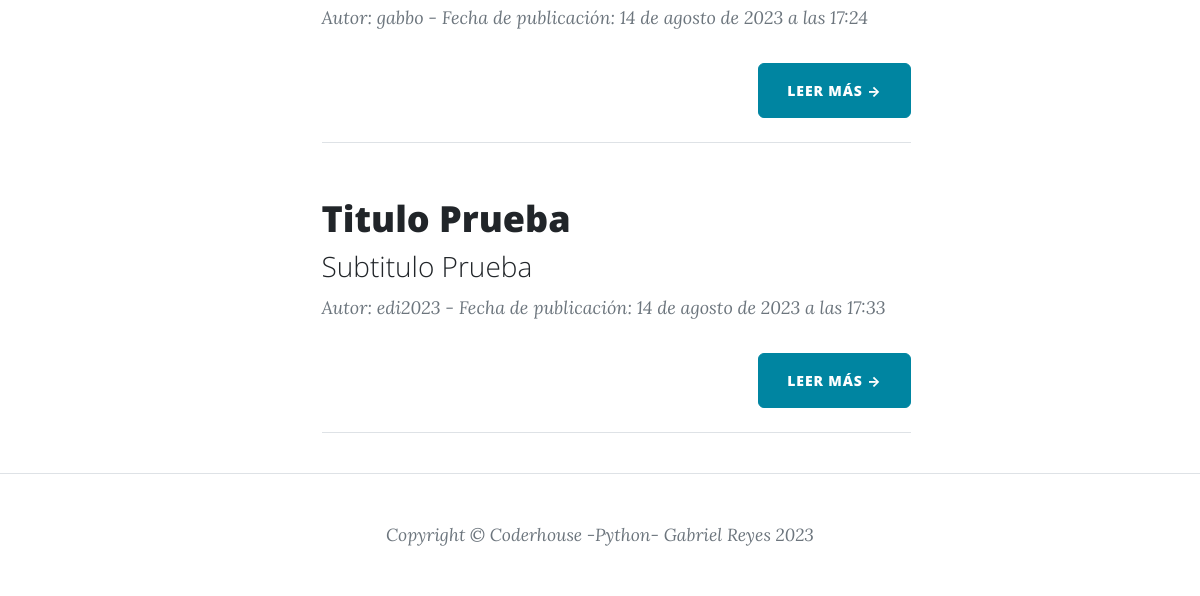
Page /pages/ (lower part) on the earlier database version.
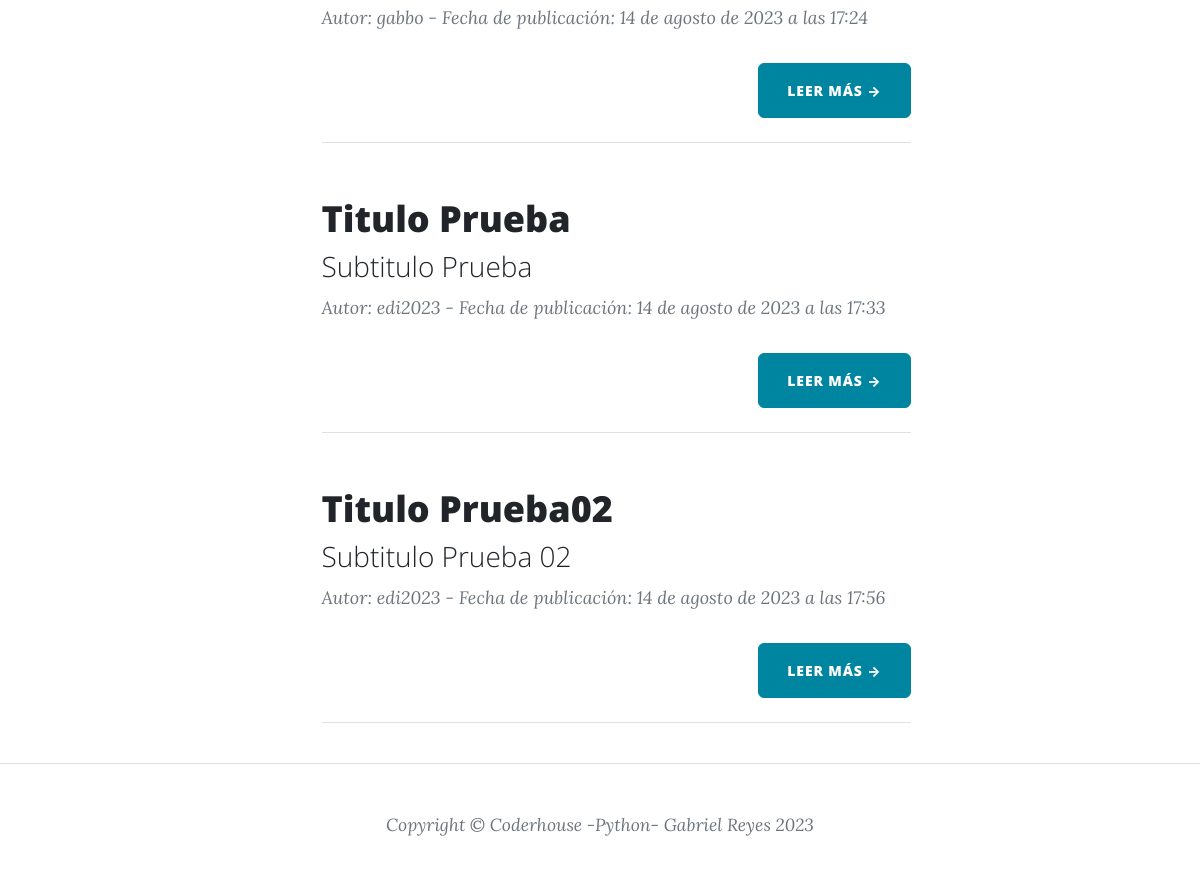
Same page on the later database version.
### app_blog/models.py (models this page shows, shortened)
class Articulo(models.Model):
    titulo = models.CharField(max_length=200)
    subtitulo = models.CharField(max_length=200)
    contenido = RichTextField()
    fecha_publicado = models.DateTimeField()
    autor = models.ForeignKey(User, on_delete=models.CASCADE, related_name='articulos_creados', null=True)
    imagen = models.ImageField(upload_to='images_blog/', null=True, blank=True) # imagen

### app_blog/views.py (the view)
# urls.py: path('', ArticuloListView.as_view(), name='articulo_lista'),
class ArticuloListView(ListView):
    model = Articulo
    template_name = 'articulo_lista.html'
    context_object_name = 'articulos'

### app_blog/templates/app_blog/articulo_list.html (shortened to what this page needs)
{% extends "base.html" %}
{% block contenido %}
<ul>
{% for articulo in articulos %}
<div class="container px-4 px-lg-5">
  <div class="row gx-4 gx-lg-5 justify-content-center">
      <div class="col-md-10 col-lg-8 col-xl-7">
          <div class="post-preview">
              <a href="{% url 'articulo_detail' articulo.pk %}">
                  <h2 class="post-title">{{ articulo.titulo }}</h2>
                  <h3 class="post-subtitle">{{ articulo.subtitulo }}</h3>
              </a>
              <p class="post-meta">
                   Autor: {{ articulo.autor }} - Fecha de publicación: {{ articulo.fecha_publicado }}
              </p>
          </div>
          <div class="d-flex justify-content-end mb-4"><a class="btn btn-primary text-uppercase" href="{% url 'articulo_detail' articulo.pk %}">Leer más →</a></div>
          <hr class="my-4" />
      </div>
  </div>
</div>
{% endfor %}
</ul>
{% endblock contenido %}

### templates_base/base.html (shortened to what this page needs)
{% load static %}
<!doctype html>
<html lang="es">
    <head>
        <link href="https://cdn.jsdelivr.net/npm/bootstrap@5.3.1/dist/css/bootstrap.min.css" rel="stylesheet">
        <link href="{% static 'css/styles.css' %}" rel="stylesheet" type="text/css"/>
    </head>
    <body>
        {% block contenido %}{% endblock contenido %}
        <footer class="border-top">
            <div class="container px-4 px-lg-5">
                <div class="row gx-4 gx-lg-5 justify-content-center">
                    <div class="col-md-10 col-lg-8 col-xl-7">
                        <div class="small text-center text-muted fst-italic">Copyright &copy; Coderhouse -Python- Gabriel Reyes 2023</div>
                    </div>
                </div>
            </div>
        </footer>
    </body>
</html>

Differences in the rows shown:
added Articulo: titulo "Titulo Prueba02", subtitulo "Subtitulo Prueba 02", autor "edi2023", fecha_publicado "14 de agosto de 2023 a las 17:56"
